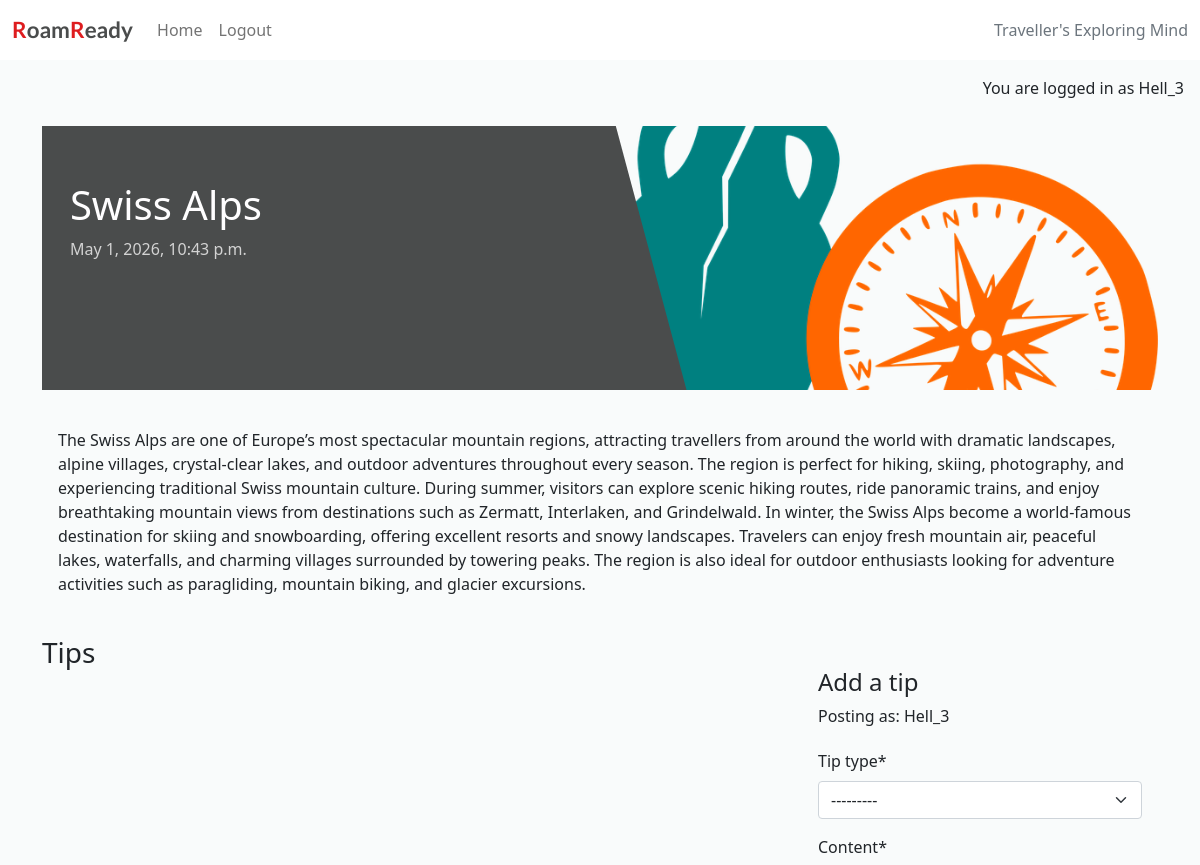
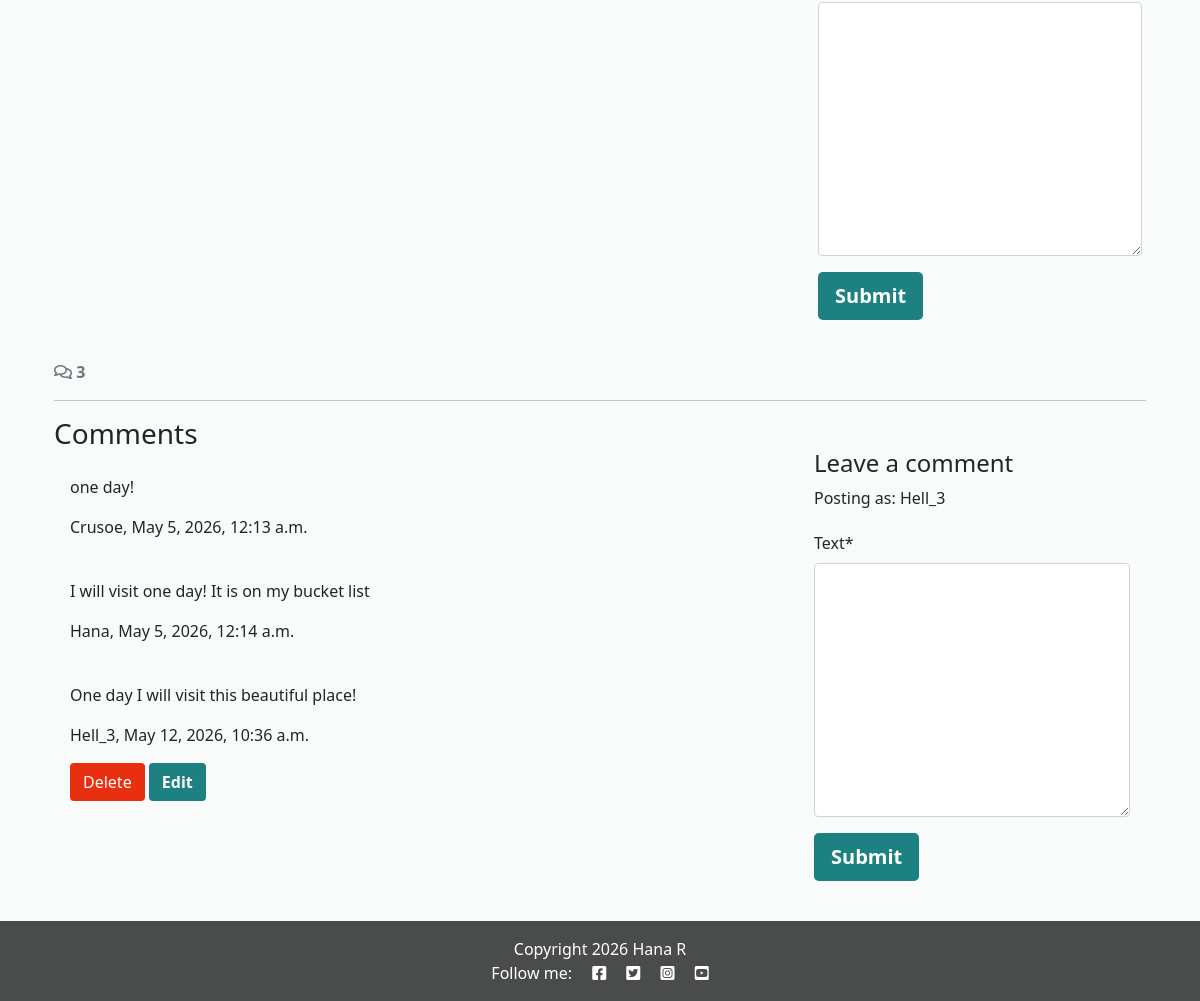
The page /11/ (signed in) on the database its author committed (2 pictures, top to bottom).
### destinations/models.py (models this page shows, shortened)
class Destination(models.Model):
    name = models.CharField(max_length=100)
    country = CountryField()
    category = models.CharField(max_length=50)
    featured_image = CloudinaryField('image', default='placeholder')
    description = models.TextField()
    created_on = models.DateTimeField(auto_now_add=True)
    status = models.IntegerField(choices=STATUS, default=1)
    class Meta:
        ordering = ['-created_on', 'country', 'category']

class Comment(models.Model):
    destination = models.ForeignKey(Destination, on_delete=models.CASCADE, related_name="comments")
    user = models.ForeignKey(User, on_delete=models.CASCADE, related_name="comments", null=True, blank=True)
    text = models.TextField()
    created_on = models.DateTimeField(auto_now_add=True)
    approved = models.BooleanField(default=False)

### destinations/views.py (the view, shortened to what this page needs)
# urls.py: path('<int:pk>/', views.destination_detail, name='destination_detail'),
def destination_detail(request, pk):
    destination = get_object_or_404(Destination, pk=pk)
    comments = destination.comments.all().order_by("-created_on")
    comment_count = destination.comments.filter(approved=True).count()
    tips = destination.tips.all().order_by("tip_type")
    comment_form = CommentForm()
    tip_form = TipForm()
    return render(
        request,
        "destinations/destination_detail.html",
        {"destination": destination,
         "comments":comments,
         "comment_count": comment_count,
         "comment_form": comment_form,
         "tip_form": tip_form
         },
    )

### destinations/forms.py
class CommentForm(forms.ModelForm):
    class Meta:
        model = Comment
        fields = ('text',)

class TipForm(forms.ModelForm):
    class Meta:
        model = Tip
        fields = ('tip_type', 'content',)

### destinations/templates/destinations/destination_detail.html (shortened to what this page needs)
{% extends 'base.html' %} {% block content %}
{% load static %}
{% load crispy_forms_tags %}
<div class="masthead">
    <div class="container">
        <div class="row g-0">
            <div class="col-md-6 masthead-text">
                <h1 class="destination-title">{{ destination.name }}</h1>
                <p class="destination-subtitle">{{ destination.created_on }}</p>
            </div>
            <div class="d-none d-md-block col-md-6 masthead-image">
                 {% if destination.featured_image and destination.featured_image.url %}
                            <img class="card-img-top rounded" src="{{ destination.featured_image.url }}" class="scale" alt="{{ destination.name }}">
                        {% else %}
                            <img class="card-img-top" src="{% static 'images/default.png' %}" alt="placeholder image">
                        {% endif %}
            </div>
        </div>
    </div>
</div>
<div class="container">
    <div class="row">
        <div class="col card mb-4  mt-3 left  top">
            <div class="card-body ">
                <p class="card-text">
                    {{ destination.description | safe }}
                </p>
            </div>
        </div>
    </div>
</div>
<div class="container">
    <div class="row">
        <div class="col-md-8">
            <h3>Tips</h3>
        </div>
        <div class="col-md-4">
            <div class="card mb-4 mt-3">
                <div class="card-body">
                    {% if user.is_authenticated %}
                    <h4>Add a tip</h4>
                    <p class="mb-2">Posting as: {{ user.username }}</p>
                    <form id="tipForm" method="post" style="margin-top: 1.3em;">
                        {{ tip_form | crispy }}
                        <button id="tipSubmitButton" type="submit" class="btn btn-signup btn-lg">Submit</button>
        </form>
        {% else %}
        <p>Log in to share a tip</p>
        {% endif %}
      </div>
        </div>
    </div>
</div>
<div class="container">
    <div class="row">
        <div class="col-12">
            <strong class="text-secondary">
                <i class="far fa-comments"></i> {{ comment_count }}
            </strong>
        </div>
        <div class="col-12">
            <hr>
        </div>
    </div>
    <div class="row">
        <div class="col-md-8">
            <h3 class="mb-0">Comments</h3>
            {% for comment in destination.comments.all %}
            <div class="card mb-2">
                <div class="card-body {% if not comment.approved and comment.user == user %}faded{% elif not comment.approved %}d-none{% endif %}">
                    <div id="comment{{ comment.id }}" class="card-id">{{ comment.text | linebreaks }}</div>
                    <p  class="card-text {% if not comment.approved and comment.user == user %}faded{% endif %}">{{ comment.user }}, {{ comment.created_on }}</p>
                    {% if user.is_authenticated and comment.user == user %}
                    <button class="btn btn-delete" comment_id="{{ comment.id }}" destination_id="{{ destination.id }}">Delete</button>
                    <button class="btn btn-edit" comment_id="{{ comment.id }}">Edit</button>
                    {% endif %}
                </div>
            </div>
            {% empty %}
            <p class="text-muted">No comments yet</p>
            {% endfor %}
        </div>
        <div class="col-md-4">
            <div class="card mb-4 mt-3">
                <div class="card-body">
                    {% if user.is_authenticated %}
                    <h4>Leave a comment</h4>
                    <p class="mb-2">Posting as: {{ user.username }}</p>
                    <form id="commentForm" method="post" style="margin-top: 1.3em;">
                        {{ comment_form | crispy}}
                        <button id="commentSubmitButton" type="submit" class="btn btn-signup btn-lg">Submit</button>
                    </form>
                    {% else %}
                    <p>Log in to leave a comment</p>
                    {% endif %}
                </div>
            </div>
        </div>
    </div>
</div>
{% endblock content %}

### templates/base.html (shortened to what this page needs)
{% load static %}
{% url 'home' as home_url %}
{% url 'destination' as destination_detail_url %}
{% url 'account_login' as login_url %}
{% url 'account_signup' as signup_url %}
{% url 'account_logout' as logout_url %}
<!DOCTYPE html>
<html class="h-100" lang="en">
<head>
    <link rel="stylesheet" href="https://cdnjs.cloudflare.com/ajax/libs/font-awesome/5.15.3/css/all.min.css">
    <link href="https://cdn.jsdelivr.net/npm/bootstrap@5.0.1/dist/css/bootstrap.min.css" rel="stylesheet"
>
        <link rel="stylesheet" href="{% static 'css/style.css' %}">
</head>
<body class="d-flex flex-column h-100 main-bg">
    <nav class="navbar navbar-expand-lg navbar-light bg-white">
        <div class="container-fluid">
            <a class="navbar-brand" href="{% url 'home' %}"><span class="brand red-r">R</span><span class="brand">oam</span><span class="brand red-r">R</span><span class="brand">eady</span></a>
            <div class="collapse navbar-collapse" id="navbarText">
                <ul class="navbar-nav me-auto mb-2 mb-lg-0">
                    <li class="nav-item">
                        <a class="nav-link {% if request.path == home_url %}active" aria-current="page{% endif %}"
                            href="{% url 'home' %}">Home</a>
                    </li>
                    {% if user.is_authenticated %}
                    <li class="nav-item">
	                    <a class="nav-link {% if request.path == logout_url %}active" aria-current="page{% endif %}"
                        href="{% url 'account_logout' %}">Logout</a>
                    </li>
                    {% endif %}
                </ul>
                <span class="navbar-text text-muted">
                    Traveller's Exploring Mind
                </span>
            </div>
        </div>
    </nav>
    <main class="flex-shrink-0 main-bg">
        {% if user.is_authenticated %}
            <p class="text-end logged-in m-3">You are logged in as {{ user }}</p>
        {% else %}
            <p class="text-end logged-out m-3">You are not logged in</p>
        {% endif %}
        {% block content %}{% endblock content %}
    </main>
    <footer class="footer mt-auto py-3 dark-bg">
        <p class="m-0 text-center text-white">
 {% block copyright %}
  Copyright 2026 Hana R
  {% endblock %}
        </p>
        <p class="m-0 text-center text-white">Follow me: <i class="fab fa-facebook-square ms-3"></i>
            <i class="fab fa-twitter-square ms-3"></i>
            <i class="fab fa-instagram-square ms-3"></i>
            <i class="fab fa-youtube-square ms-3"></i>
        </p>
    </footer>
</body>
</html>

### static/css/style.css (style rules this page uses)
body { background-color: #F9FBFB; }
.brand { font-family: Lato, sans-serif; font-size: 1.4rem; font-weight: 700; color: #4A4C4C; }
.red-r { color: #DE1D1F; }
.destination-title { margin-top: 10%; margin-left: 5%; }
.destination-subtitle { margin-left: 5%; color: lightgray; }
.logged-in, .logged-out { font-weight: 500; }
.dark-bg { background-color: #4A4C4C; }
.main-bg { background-color: #F9FBFB; }
.card { border: none; background-color: transparent; overflow: hidden; }
.card-img-top { width: 100%; height: 300px; object-fit: cover; overflow: hidden; display: block; }
.masthead { margin-top: 10px; overflow: hidden; position: relative; display: inline-block; height: 33vh; width: 100%; }
.masthead-text { background-color: #4A4C4C; color: #FFFEFF; position: relative; }
.masthead-image { position: relative; overflow: hidden; }
.masthead-image:after { content: ""; position: absolute; top: 0; right: 90%; height: 100%; width: 150%; background: #4A4C4C; -webkit-transform: skew(15deg); -moz-transform: skew(15deg); transform: skew(15deg); z-index: 100; }
.btn-signup, .btn-edit-tip, .btn-edit { background-color: #1D8181; color: #FFFEFF; font-weight: 600; }
.btn-delete, .btn-delete-tip { color: #FFFEFF; background-color: #e83010; font-weight: 500; }

### rows shown on the page
Destination: name "Swiss Alps", created_on "May 1, 2026, 10:43 p.m.", description "The Swiss Alps are one of Europe’s most spectacular mountain regions, attracting travellers from around the world with dramatic landscapes, alpine villages, crystal-clear lakes, and outdoor adventures throughout every season. The region is perfect for hiking, skiing, photography, and experiencing traditional Swiss mountain culture. During summer, visitors can explore scenic hiking routes, ride panoramic trains, and enjoy breathtaking mountain views from destinations such as Zermatt, Interlaken, and Grindelwald. In winter, the Swiss Alps become a world-famous destination for skiing and snowboarding, offering excellent resorts and snowy landscapes. Travelers can enjoy fresh mountain air,…"
Comment: text "one day!", user "Crusoe", created_on "May 5, 2026, 12:13 a.m."
Comment: text "I will visit one day! It is on my bucket list", user "Hana", created_on "May 5, 2026, 12:14 a.m."
Comment: text "One day I will visit this beautiful place!", user "Hell_3", created_on "May 12, 2026, 10:36 a.m."

### other values the page prints
{{ user }} "Hell_3"
{{ user.username }} "Hell_3"
{{ comment_count }} "3"
